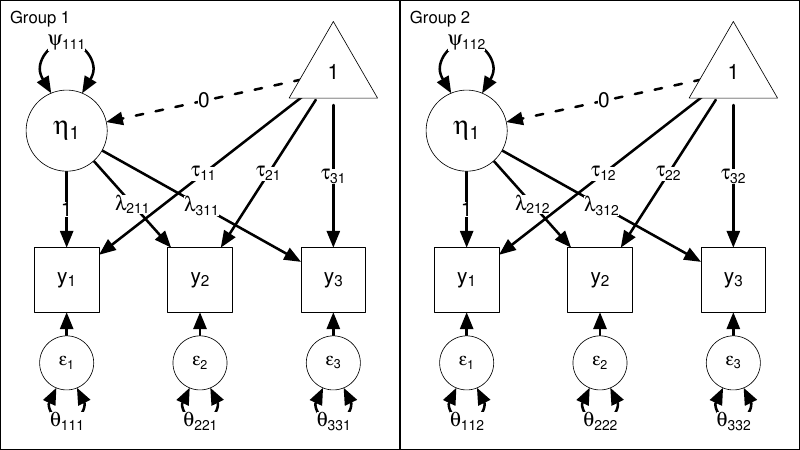

Write the R code that produced this figure.
library("qgraph")
# images <- c("sun2.png", "thermometer.png", NA)
E <- matrix(c(
  1,2,
  3,2,
  3,3,
  1,1,
  1,4,
  5,4,
  5,5,
  1,6,
  7,6,
  7,7,
  8,1, # Mean
  8,2, # Intercepts
  8,4,
  8,6
),,2,byrow=TRUE)
# aspect <- c(sapply(img, function(x) nrow(x)/ncol(x)),1)
size <- 1.2*c(15,12,10,12,10,12,10,12)
shape <- c("circle","rectangle","circle","rectangle","circle","rectangle","circle","triangle")
borders = TRUE
Layout <- matrix(c(
  0.1,0,
  1,0,
  1.5,0,
  1,1,
  1.5,1,
  1,2,
  1.5,2,
  -0.25,2
),,2,byrow=TRUE)
Layout <- Layout[,2:1]
Layout[,2] <- -Layout[,2]
eCol <- "black"
# labels <- list(expression(eta[1]),expression(y[1]),expression(epsilon[1]),expression(y[2]),expression(epsilon[2]),
#                expression(y[3]),expression(epsilon[3]),expression("1"))
# eLabs <- list("1","",expression(theta[11]),expression(psi[11]),expression(lambda[21]),"",expression(theta[22]),
#               expression(lambda[31]),"",expression(theta[33]),expression(alpha[1]), expression(tau[1]), expression(tau[2]), expression(tau[3]))
loopRot <- c(1.5*pi,NA,0.5*pi,NA,0.5*pi,NA,0.5*pi, NA) + pi/2
labels <- list(expression(eta[1]),expression(y[1]),expression(epsilon[1]),expression(y[2]),expression(epsilon[2]),
               expression(y[3]),expression(epsilon[3]),expression("1"))

lty <- rep(1,nrow(E))
lty[11] <- 2

pdf("meanstructure2.pdf",width=8,height=4.5)
layout(t(1:2))
eLabs <- list("1","",expression(theta[111]),expression(psi[111]),expression(lambda[211]),"",expression(theta[221]),
              expression(lambda[311]),"",expression(theta[331]),expression("0"), expression(tau[11]), expression(tau[21]), expression(tau[31]))

qgraph(E,edgelist = TRUE,lty=lty,
       vsize = size,  shape = shape ,
       borders = borders, layout = Layout,
       edge.color = eCol, asize = 8, labels = labels, 
       label.scale.equal = FALSE, bidirectional = TRUE,
       mar = c(6,5,5,5), esize = 4, label.cex = 1,
       edge.labels = eLabs, edge.label.cex = 2,
       bg = "transparent", edge.label.bg = "white",
       loopRotation = loopRot, title = "Group 1")
box("figure")

eLabs <- list("1","",expression(theta[112]),expression(psi[112]),expression(lambda[212]),"",expression(theta[222]),
              expression(lambda[312]),"",expression(theta[332]),expression("0"), expression(tau[12]), expression(tau[22]), expression(tau[32]))

qgraph(E,edgelist = TRUE,lty=lty,
       vsize = size,  shape = shape ,
       borders = borders, layout = Layout,
       edge.color = eCol, asize = 8, labels = labels, 
       label.scale.equal = FALSE, bidirectional = TRUE,
       mar = c(6,5,5,5), esize = 4, label.cex = 1,
       edge.labels = eLabs, edge.label.cex = 2,
       bg = "transparent", edge.label.bg = "white",
       loopRotation = loopRot, title = "Group 2")
box("figure")
dev.off()